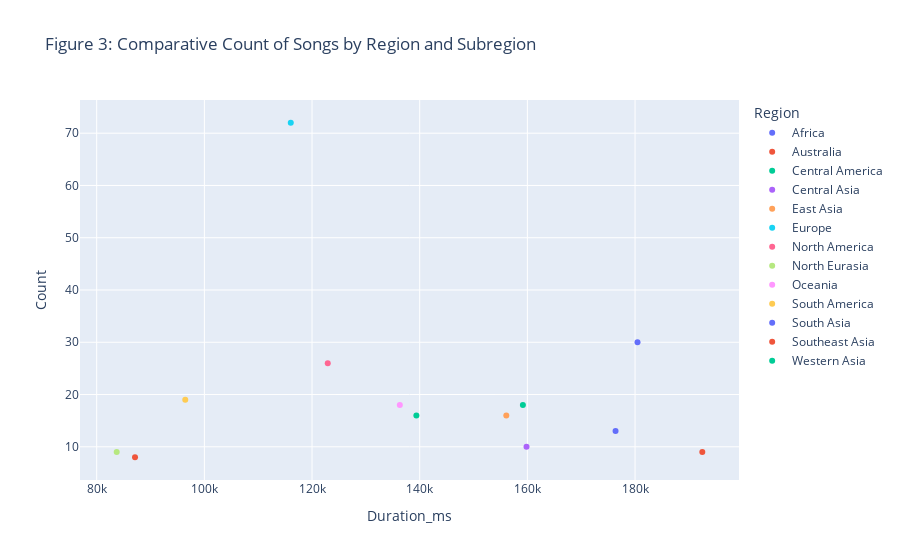

The notebook cell saved with this chart:
### Code cell
fig = px.scatter(gjb_combined, 
             x='Duration_ms',
             y='Count', 
             color='Region',
             title='Figure 3: Comparative Count of Songs by Region and Subregion')


# Show the figure
fig.show()

### Figure 1 — Plotly figure (JSON) as saved in the notebook; plotly's stock layout.template omitted (floating-point values rounded to 4 significant figures)
{"data": [{"hovertemplate": "Region=Africa<br>Duration_ms=%{x}<br>Count=%{y}<extra></extra>", "legendgroup": "Africa", "marker": {"color": "#636efa", "symbol": "circle"}, "mode": "markers", "name": "Africa", "orientation": "v", "showlegend": true, "type": "scatter", "x": [180459], "xaxis": "x", "y": [30], "yaxis": "y"}, {"hovertemplate": "Region=Australia<br>Duration_ms=%{x}<br>Count=%{y}<extra></extra>", "legendgroup": "Australia", "marker": {"color": "#EF553B", "symbol": "circle"}, "mode": "markers", "name": "Australia", "orientation": "v", "showlegend": true, "type": "scatter", "x": [87119], "xaxis": "x", "y": [8], "yaxis": "y"}, {"hovertemplate": "Region=Central America<br>Duration_ms=%{x}<br>Count=%{y}<extra></extra>", "legendgroup": "Central America", "marker": {"color": "#00cc96", "symbol": "circle"}, "mode": "markers", "name": "Central America", "orientation": "v", "showlegend": true, "type": "scatter", "x": [139385], "xaxis": "x", "y": [16], "yaxis": "y"}, {"hovertemplate": "Region=Central Asia<br>Duration_ms=%{x}<br>Count=%{y}<extra></extra>", "legendgroup": "Central Asia", "marker": {"color": "#ab63fa", "symbol": "circle"}, "mode": "markers", "name": "Central Asia", "orientation": "v", "showlegend": true, "type": "scatter", "x": [159842], "xaxis": "x", "y": [10], "yaxis": "y"}, {"hovertemplate": "Region=East Asia<br>Duration_ms=%{x}<br>Count=%{y}<extra></extra>", "legendgroup": "East Asia", "marker": {"color": "#FFA15A", "symbol": "circle"}, "mode": "markers", "name": "East Asia", "orientation": "v", "showlegend": true, "type": "scatter", "x": [156084], "xaxis": "x", "y": [16], "yaxis": "y"}, {"hovertemplate": "Region=Europe<br>Duration_ms=%{x}<br>Count=%{y}<extra></extra>", "legendgroup": "Europe", "marker": {"color": "#19d3f3", "symbol": "circle"}, "mode": "markers", "name": "Europe", "orientation": "v", "showlegend": true, "type": "scatter", "x": [116052], "xaxis": "x", "y": [72], "yaxis": "y"}, {"hovertemplate": "Region=North America<br>Duration_ms=%{x}<br>Count=%{y}<extra></extra>", "legendgroup": "North America", "marker": {"color": "#FF6692", "symbol": "circle"}, "mode": "markers", "name": "North America", "orientation": "v", "showlegend": true, "type": "scatter", "x": [122920], "xaxis": "x", "y": [26], "yaxis": "y"}, {"hovertemplate": "Region=North Eurasia<br>Duration_ms=%{x}<br>Count=%{y}<extra></extra>", "legendgroup": "North Eurasia", "marker": {"color": "#B6E880", "symbol": "circle"}, "mode": "markers", "name": "North Eurasia", "orientation": "v", "showlegend": true, "type": "scatter", "x": [83717], "xaxis": "x", "y": [9], "yaxis": "y"}, {"hovertemplate": "Region=Oceania<br>Duration_ms=%{x}<br>Count=%{y}<extra></extra>", "legendgroup": "Oceania", "marker": {"color": "#FF97FF", "symbol": "circle"}, "mode": "markers", "name": "Oceania", "orientation": "v", "showlegend": true, "type": "scatter", "x": [136309], "xaxis": "x", "y": [18], "yaxis": "y"}, {"hovertemplate": "Region=South America<br>Duration_ms=%{x}<br>Count=%{y}<extra></extra>", "legendgroup": "South America", "marker": {"color": "#FECB52", "symbol": "circle"}, "mode": "markers", "name": "South America", "orientation": "v", "showlegend": true, "type": "scatter", "x": [96452], "xaxis": "x", "y": [19], "yaxis": "y"}, {"hovertemplate": "Region=South Asia<br>Duration_ms=%{x}<br>Count=%{y}<extra></extra>", "legendgroup": "South Asia", "marker": {"color": "#636efa", "symbol": "circle"}, "mode": "markers", "name": "South Asia", "orientation": "v", "showlegend": true, "type": "scatter", "x": [176376], "xaxis": "x", "y": [13], "yaxis": "y"}, {"hovertemplate": "Region=Southeast Asia<br>Duration_ms=%{x}<br>Count=%{y}<extra></extra>", "legendgroup": "Southeast Asia", "marker": {"color": "#EF553B", "symbol": "circle"}, "mode": "markers", "name": "Southeast Asia", "orientation": "v", "showlegend": true, "type": "scatter", "x": [192492], "xaxis": "x", "y": [9], "yaxis": "y"}, {"hovertemplate": "Region=Western Asia<br>Duration_ms=%{x}<br>Count=%{y}<extra></extra>", "legendgroup": "Western Asia", "marker": {"color": "#00cc96", "symbol": "circle"}, "mode": "markers", "name": "Western Asia", "orientation": "v", "showlegend": true, "type": "scatter", "x": [159166], "xaxis": "x", "y": [18], "yaxis": "y"}], "layout": {"autosize": true, "legend": {"title": {"text": "Region"}, "tracegroupgap": 0}, "title": {"text": "Figure 3: Comparative Count of Songs by Region and Subregion"}, "xaxis": {"anchor": "y", "autorange": true, "domain": [0, 1], "range": [76850.0, 199400.0], "title": {"text": "Duration_ms"}, "type": "linear"}, "yaxis": {"anchor": "x", "autorange": true, "domain": [0, 1], "range": [2.718, 77.28], "title": {"text": "Count"}, "type": "linear"}}}
